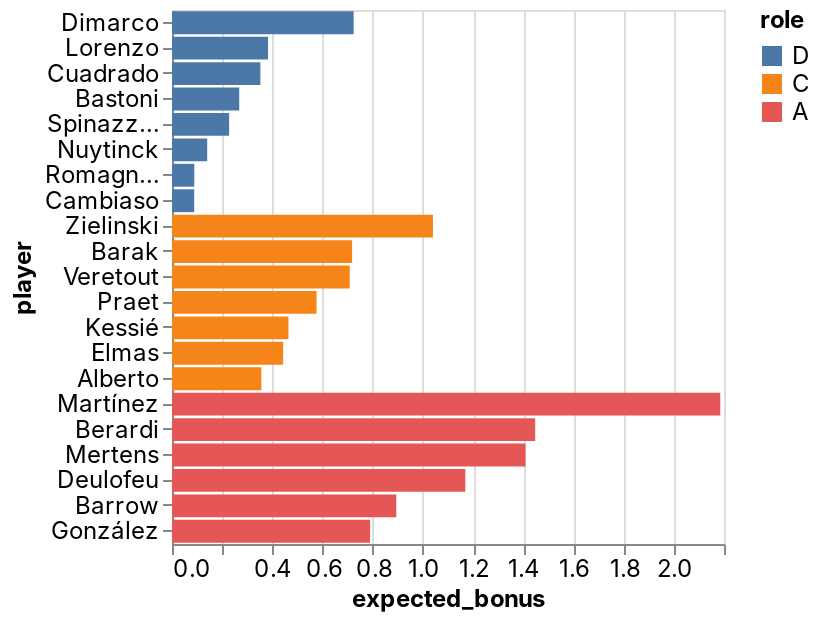

The code cell stored with this chart in its notebook:
### Code cell
_deepnote_run_altair(team, """{"$schema":"https://vega.github.io/schema/vega-lite/v4.json","mark":{"type":"bar","tooltip":{"content":"data"}},"height":220,"autosize":{"type":"fit"},"data":{"name":"placeholder"},"encoding":{"x":{"field":"expected_bonus","type":"quantitative","sort":null,"scale":{"type":"linear","zero":false}},"y":{"field":"player","type":"nominal","sort":null,"scale":{"type":"linear","zero":true}},"color":{"field":"role","type":"nominal","sort":null,"scale":{"type":"linear","zero":false}}}}""")

### Figure 1 — Vega-Lite specification as saved in the notebook (floating-point values rounded to 4 significant figures)
{"config": {"view": {"continuousWidth": 400, "continuousHeight": 300}, "area": {"fill": "#51C0E9"}, "axis": {"labelFont": "Inter, sans-serif", "labelFontSize": 12, "labelFontWeight": "normal", "labelLimit": 60, "labelOverlap": "greedy", "titleFont": "Inter, sans-serif", "titleFontSize": 12, "titleFontWeight": "bold"}, "background": "#ffffff", "legend": {"labelFont": "Inter, sans-serif", "labelFontSize": 12, "titleFont": "Inter, sans-serif", "titleFontSize": 12, "titleFontWeight": "bold"}, "line": {"stroke": "#51C0E9", "strokeWidth": 2}, "rect": {"fill": "#51C0E9"}, "title": {"anchor": "start", "color": "#000000", "font": "Inter, sans-serif", "fontSize": 22, "fontWeight": "normal"}}, "data": {"name": "data-18f0e82494a63cc2d02e75eb4ec31924"}, "mark": {"type": "bar", "tooltip": {"content": "data"}}, "autosize": {"type": "fit"}, "encoding": {"color": {"type": "nominal", "field": "role", "scale": {"type": "linear", "zero": false}, "sort": null}, "x": {"type": "quantitative", "field": "expected_bonus", "scale": {"type": "linear", "zero": false}, "sort": null}, "y": {"type": "nominal", "field": "player", "scale": {"type": "linear", "zero": true}, "sort": null}}, "height": 300, "width": "container", "$schema": "https://vega.github.io/schema/vega-lite/v4.json", "datasets": {"data-18f0e82494a63cc2d02e75eb4ec31924": [{"fanta_team": "Beverly INPS", "role": "D", "player": "Dimarco", "team": "Inter", "opponent": "Cagliari", "date": "2022-05-15T00:00:00", "expected_bonus": 0.7239}, {"fanta_team": "Beverly INPS", "role": "D", "player": "Lorenzo", "team": "Napoli", "opponent": "Genoa", "date": "2022-05-15T00:00:00", "expected_bonus": 0.3829}, {"fanta_team": "Beverly INPS", "role": "D", "player": "Cuadrado", "team": "Juventus", "opponent": "Lazio", "date": "2022-05-16T00:00:00", "expected_bonus": 0.3523}, {"fanta_team": "Beverly INPS", "role": "D", "player": "Bastoni", "team": "Inter", "opponent": "Cagliari", "date": "2022-05-15T00:00:00", "expected_bonus": 0.2679}, {"fanta_team": "Beverly INPS", "role": "D", "player": "Spinazzola", "team": "Roma", "opponent": "Venezia", "date": "2022-05-14T00:00:00", "expected_bonus": 0.2277}, {"fanta_team": "Beverly INPS", "role": "D", "player": "Nuytinck", "team": "Udinese", "opponent": "Spezia", "date": "2022-05-14T00:00:00", "expected_bonus": 0.1403}, {"fanta_team": "Beverly INPS", "role": "D", "player": "Romagnoli", "team": "AC Milan", "opponent": "Atalanta", "date": "2022-05-15T00:00:00", "expected_bonus": 0.08885}, {"fanta_team": "Beverly INPS", "role": "D", "player": "Cambiaso", "team": "Genoa", "opponent": "Napoli", "date": "2022-05-15T00:00:00", "expected_bonus": 0.08851}, {"fanta_team": "Beverly INPS", "role": "C", "player": "Zielinski", "team": "Napoli", "opponent": "Genoa", "date": "2022-05-15T00:00:00", "expected_bonus": 1.04}, {"fanta_team": "Beverly INPS", "role": "C", "player": "Barak", "team": "Verona", "opponent": "Torino", "date": "2022-05-14T00:00:00", "expected_bonus": 0.7178}, {"fanta_team": "Beverly INPS", "role": "C", "player": "Veretout", "team": "Roma", "opponent": "Venezia", "date": "2022-05-14T00:00:00", "expected_bonus": 0.7085}, {"fanta_team": "Beverly INPS", "role": "C", "player": "Praet", "team": "Torino", "opponent": "Verona", "date": "2022-05-14T00:00:00", "expected_bonus": 0.5761}, {"fanta_team": "Beverly INPS", "role": "C", "player": "Kessié", "team": "AC Milan", "opponent": "Atalanta", "date": "2022-05-15T00:00:00", "expected_bonus": 0.4642}, {"fanta_team": "Beverly INPS", "role": "C", "player": "Elmas", "team": "Napoli", "opponent": "Genoa", "date": "2022-05-15T00:00:00", "expected_bonus": 0.4428}, {"fanta_team": "Beverly INPS", "role": "C", "player": "Alberto", "team": "Lazio", "opponent": "Juventus", "date": "2022-05-16T00:00:00", "expected_bonus": 0.3561}, {"fanta_team": "Beverly INPS", "role": "A", "player": "Martínez", "team": "Inter", "opponent": "Cagliari", "date": "2022-05-15T00:00:00", "expected_bonus": 2.185}, {"fanta_team": "Beverly INPS", "role": "A", "player": "Berardi", "team": "Sassuolo", "opponent": "Bologna", "date": "2022-05-15T00:00:00", "expected_bonus": 1.447}, {"fanta_team": "Beverly INPS", "role": "A", "player": "Mertens", "team": "Napoli", "opponent": "Genoa", "date": "2022-05-15T00:00:00", "expected_bonus": 1.409}, {"fanta_team": "Beverly INPS", "role": "A", "player": "Deulofeu", "team": "Udinese", "opponent": "Spezia", "date": "2022-05-14T00:00:00", "expected_bonus": 1.169}, {"fanta_team": "Beverly INPS", "role": "A", "player": "Barrow", "team": "Bologna", "opponent": "Sassuolo", "date": "2022-05-15T00:00:00", "expected_bonus": 0.8939}, {"fanta_team": "Beverly INPS", "role": "A", "player": "González", "team": "Fiorentina", "opponent": "Sampdoria", "date": "2022-05-16T00:00:00", "expected_bonus": 0.7895}]}}
